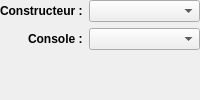
                 <widget class="QWidget" name="pageRetro">
                  <layout class="QHBoxLayout" name="horizontalLayout_14">
                   <property name="leftMargin">
                    <number>0</number>
                   </property>
                   <property name="topMargin">
                    <number>0</number>
                   </property>
                   <property name="rightMargin">
                    <number>0</number>
                   </property>
                   <property name="bottomMargin">
                    <number>0</number>
                   </property>
                   <item>
                    <layout class="QFormLayout" name="formLayout_11">
                     <property name="labelAlignment">
                      <set>Qt::AlignRight|Qt::AlignTrailing|Qt::AlignVCenter</set>
                     </property>
                     <item row="0" column="0">
                      <widget class="QLabel" name="label_36">
                       <property name="font">
                        <font>
                         <weight>75</weight>
                         <bold>true</bold>
                        </font>
                       </property>
                       <property name="text">
                        <string>Constructeur :</string>
                       </property>
                      </widget>
                     </item>
                     <item row="0" column="1">
                      <widget class="QComboBox" name="retro_type">
                       <property name="currentIndex">
                        <number>-1</number>
                       </property>
                      </widget>
                     </item>
                     <item row="1" column="0">
                      <widget class="QLabel" name="label_49">
                       <property name="font">
                        <font>
                         <weight>75</weight>
                         <bold>true</bold>
                        </font>
                       </property>
                       <property name="text">
                        <string>Console :</string>
                       </property>
                      </widget>
                     </item>
                     <item row="1" column="1">
                      <widget class="QComboBox" name="retro_console"/>
                     </item>
                    </layout>
                   </item>
                  </layout>
                 </widget>
